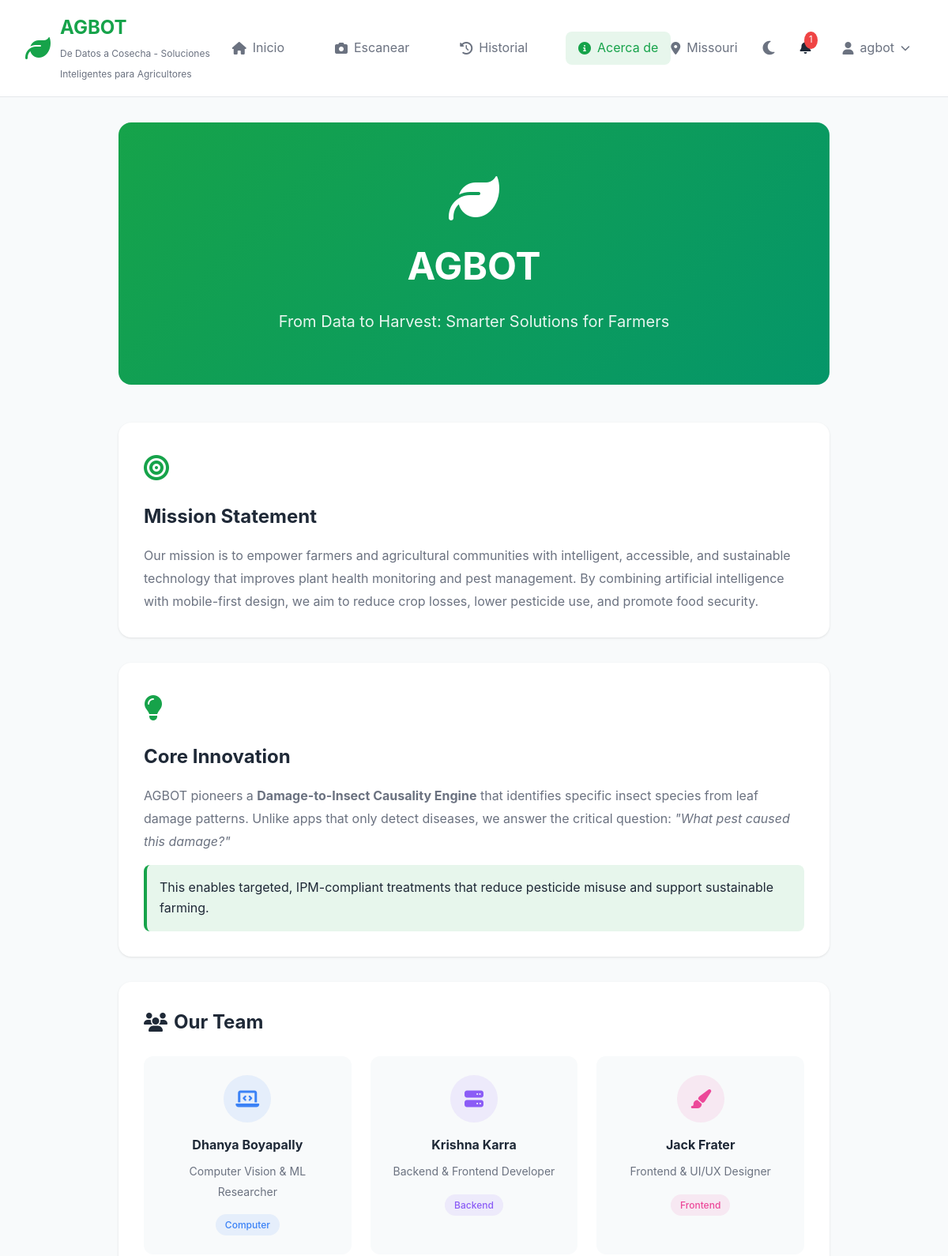
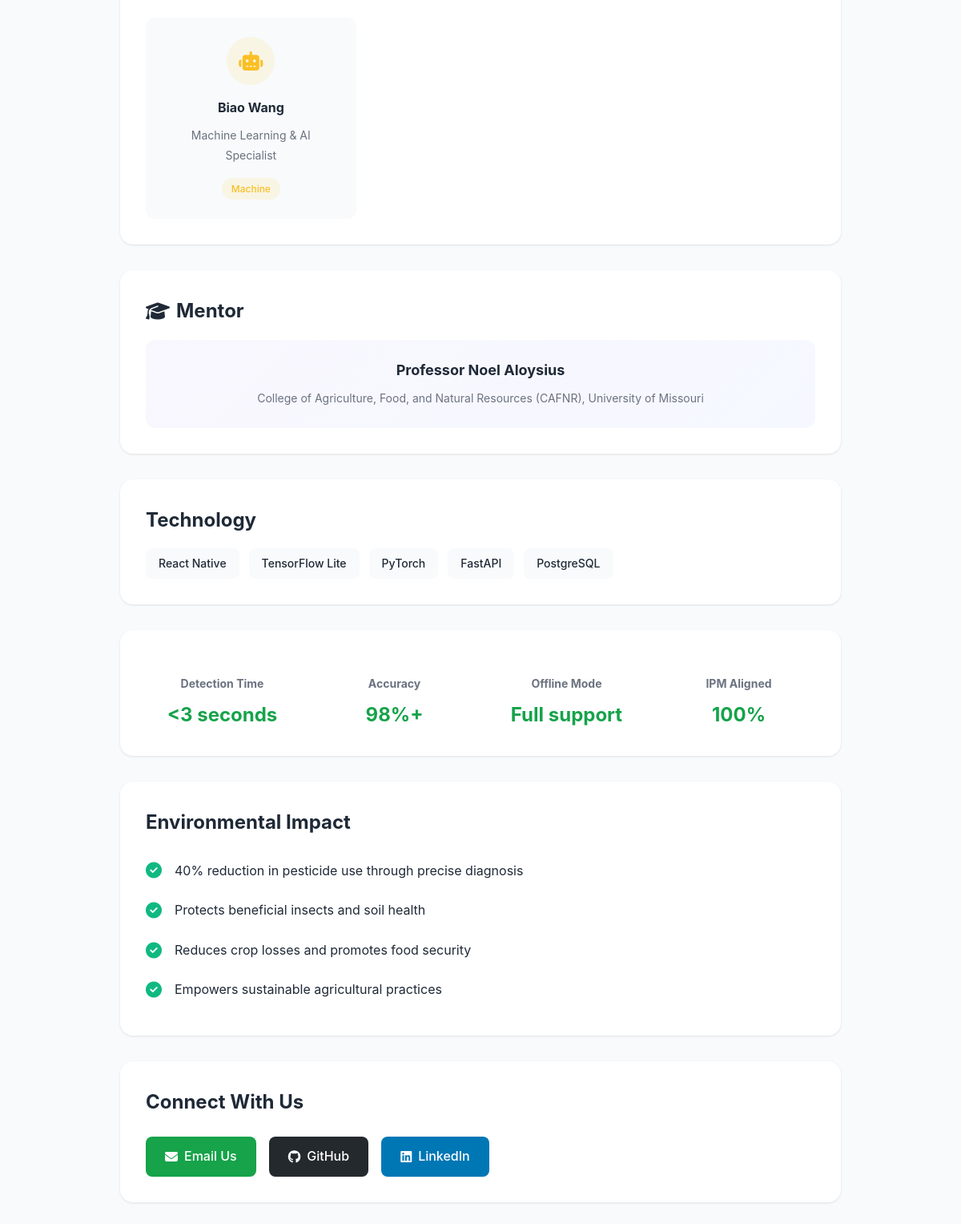
The page /about (signed in) on the database its author committed (2 pictures, top to bottom).
### models.py (models this page shows, shortened)
class User(UserMixin, db.Model):
    __tablename__ = 'users'
    id = db.Column(db.Integer, primary_key=True)
    email = db.Column(db.String(120), unique=True, nullable=False, index=True)
    phone = db.Column(db.String(20), unique=True, nullable=True)
    password_hash = db.Column(db.String(255), nullable=False)
    name = db.Column(db.String(100), nullable=False)
    location = db.Column(db.String(100), nullable=True)
    language = db.Column(db.String(10), default='en')  # en, hi, es, sw, etc.
    units = db.Column(db.String(10), default='metric')  # metric or imperial
    theme = db.Column(db.String(20), default='emerald')  # emerald, forest, ocean, sunset
    farm_name = db.Column(db.String(100), nullable=True)
    farm_size = db.Column(db.String(50), nullable=True)
    crops = db.Column(db.Text, nullable=True)  # Comma-separated crop list
    notification_email = db.Column(db.Boolean, default=True)
    notification_push = db.Column(db.Boolean, default=True)
    created_at = db.Column(db.DateTime, default=datetime.utcnow)
    last_login = db.Column(db.DateTime)
    is_active = db.Column(db.Boolean, default=True)
    oauth_provider = db.Column(db.String(50), nullable=True)  # google, microsoft
    oauth_id = db.Column(db.String(255), nullable=True)
    scans = db.relationship('Scan', backref='user', lazy='dynamic', cascade='all, delete-orphan')
    feedbacks = db.relationship('Feedback', backref='user', lazy='dynamic', cascade='all, delete-orphan')

### app.py (the view)
@app.route('/about')
def about():
    team = [
        {'name': 'Dhanya Boyapally', 'role': 'Computer Vision & ML Researcher', 'type': 'Computer'},
        {'name': 'Krishna Karra', 'role': 'Backend & Frontend Developer', 'type': 'Backend'},
        {'name': 'Jack Frater', 'role': 'Frontend & UI/UX Designer', 'type': 'Frontend'},
        {'name': 'Biao Wang', 'role': 'Machine Learning & AI Specialist', 'type': 'Machine'}
    ]
    return render_template('about.html', team=team)

### app.py (called while the page is built, shortened)
@login_manager.user_loader
def load_user(user_id):
    return User.query.get(int(user_id))

@app.context_processor
def inject_translations():
    if current_user.is_authenticated and current_user.language:
        lang = current_user.language
    else:
        lang = session.get('language', request.args.get('lang', 'en'))
    if not lang or lang not in translations:
        lang = 'en'
    trans = translations.get(lang, translations['en'])
    class TranslationNamespace:
        def __init__(self, data):
            for key, value in data.items():
                if isinstance(value, dict):
                    setattr(self, key, TranslationNamespace(value))
                else:
                    setattr(self, key, value)
    t = TranslationNamespace(trans)
    return dict(lang=lang, t=t)

### templates/about.html (shortened to what this page needs)
{% extends "base.html" %}
{% block content %}
<div class="about-page">
    <div class="hero-section">
        <div class="hero-content">
            <i class="fas fa-leaf hero-icon"></i>
            <h1>AGBOT</h1>
            <p class="tagline">From Data to Harvest: Smarter Solutions for Farmers</p>
        </div>
    </div>
    <div class="about-content">
        <section class="mission-section">
            <div class="section-icon">
                <i class="fas fa-bullseye"></i>
            </div>
            <h2>Mission Statement</h2>
            <p>Our mission is to empower farmers and agricultural communities with intelligent, accessible, and sustainable technology that improves plant health monitoring and pest management. By combining artificial intelligence with mobile-first design, we aim to reduce crop losses, lower pesticide use, and promote food security.</p>
        </section>
        <section class="innovation-section">
            <div class="section-icon">
                <i class="fas fa-lightbulb"></i>
            </div>
            <h2>Core Innovation</h2>
            <p>AGBOT pioneers a <strong>Damage-to-Insect Causality Engine</strong> that identifies specific insect species from leaf damage patterns. Unlike apps that only detect diseases, we answer the critical question: <em>"What pest caused this damage?"</em></p>
            <div class="highlight-box">
                This enables targeted, IPM-compliant treatments that reduce pesticide misuse and support sustainable farming.
            </div>
        </section>
        <section class="team-section">
            <h2><i class="fas fa-users"></i> Our Team</h2>
            <div class="team-grid">
                {% for member in team %}
                <div class="team-member">
                    <div class="member-icon {{ member.type.lower() }}">
                        <i class="fas fa-{{ 'laptop-code' if member.type == 'Computer' else 'server' if member.type == 'Backend' else 'paint-brush' if member.type == 'Frontend' else 'robot' }}"></i>
                    </div>
                    <h3>{{ member.name }}</h3>
                    <p>{{ member.role }}</p>
                    <div class="member-badge {{ member.type.lower() }}">{{ member.type }}</div>
                </div>
                {% endfor %}
            </div>
        </section>
        <section class="mentor-section">
            <h2><i class="fas fa-graduation-cap"></i> Mentor</h2>
            <div class="mentor-card">
                <h3>Professor Noel Aloysius</h3>
                <p>College of Agriculture, Food, and Natural Resources (CAFNR), University of Missouri</p>
            </div>
        </section>
        <section class="tech-section">
            <h2>Technology</h2>
            <div class="tech-badges">
                <span class="tech-badge">React Native</span>
                <span class="tech-badge">TensorFlow Lite</span>
                <span class="tech-badge">PyTorch</span>
                <span class="tech-badge">FastAPI</span>
                <span class="tech-badge">PostgreSQL</span>
            </div>
        </section>
        <section class="metrics-section">
            <div class="metrics-grid">
                <div class="metric">
                    <h3>Detection Time</h3>
                    <div class="metric-value">&lt;3 seconds</div>
                </div>
                <div class="metric">
                    <h3>Accuracy</h3>
                    <div class="metric-value">98%+</div>
                </div>
                <div class="metric">
                    <h3>Offline Mode</h3>
                    <div class="metric-value">Full support</div>
                </div>
                <div class="metric">
                    <h3>IPM Aligned</h3>
                    <div class="metric-value">100%</div>
                </div>
            </div>
        </section>
        <section class="impact-section">
            <h2>Environmental Impact</h2>
            <div class="impact-list">
                <div class="impact-item">
                    <i class="fas fa-check-circle"></i>
                    <span>40% reduction in pesticide use through precise diagnosis</span>
                </div>
                <div class="impact-item">
                    <i class="fas fa-check-circle"></i>
                    <span>Protects beneficial insects and soil health</span>
                </div>
                <div class="impact-item">
                    <i class="fas fa-check-circle"></i>
                    <span>Reduces crop losses and promotes food security</span>
                </div>
                <div class="impact-item">
                    <i class="fas fa-check-circle"></i>
                    <span>Empowers sustainable agricultural practices</span>
                </div>
            </div>
        </section>
        <section class="contact-section">
            <h2>Connect With Us</h2>
            <div class="contact-buttons">
                <a href="#" class="contact-btn email">
                    <i class="fas fa-envelope"></i> Email Us
                </a>
                <a href="#" class="contact-btn github">
                    <i class="fab fa-github"></i> GitHub
                </a>
                <a href="#" class="contact-btn linkedin">
                    <i class="fab fa-linkedin"></i> LinkedIn
                </a>
            </div>
        </section>
    </div>
</div>
{% endblock %}

### templates/base.html (shortened to what this page needs)
<!DOCTYPE html>
<html lang="{{ lang }}" data-theme="{{ current_user.theme if current_user.is_authenticated and current_user.theme else 'light' }}">
<head>
    <link rel="stylesheet" href="{{ url_for('static', filename='css/style.css') }}">
    <link rel="stylesheet" href="https://cdnjs.cloudflare.com/ajax/libs/font-awesome/6.4.0/css/all.min.css">
</head>
<body>
    <nav class="navbar">
        <div class="nav-container">
            {% if current_user.is_authenticated %}
            <div class="nav-logo">
                <i class="fas fa-leaf"></i>
                <div>
                    <h2>{{ t.brand.name }}</h2>
                    <span>{{ t.brand.tagline }}</span>
                </div>
            </div>
            {% endif %}
            {% if current_user.is_authenticated %}
            <div class="nav-menu">
                <a href="{{ url_for('index') }}" class="nav-item {% if request.endpoint == 'index' %}active{% endif %}">
                    <i class="fas fa-home"></i> {{ t.nav.home }}
                </a>
                <a href="{{ url_for('scan') }}" class="nav-item {% if request.endpoint == 'scan' %}active{% endif %}">
                    <i class="fas fa-camera"></i> {{ t.nav.scan }}
                </a>
                <a href="{{ url_for('history') }}" class="nav-item {% if request.endpoint == 'history' %}active{% endif %}">
                    <i class="fas fa-history"></i> {{ t.nav.history }}
                </a>
                <a href="{{ url_for('about') }}" class="nav-item {% if request.endpoint == 'about' %}active{% endif %}">
                    <i class="fas fa-info-circle"></i> {{ t.nav.about }}
                </a>
            </div>
            {% endif %}
            <div class="nav-user">
                {% if current_user.is_authenticated %}
                <div class="location">
                    <i class="fas fa-map-marker-alt"></i> {{ current_user.location or 'Location' }}
                </div>
                <button class="theme-toggle" id="themeToggle" title="Toggle theme">
                    <i class="fas fa-moon"></i>
                </button>
                <div class="notifications">
                    <i class="fas fa-bell"></i>
                    <span class="badge">1</span>
                </div>
                <div class="user-dropdown">
                    <div class="user-profile" onclick="toggleUserMenu()">
                        <i class="fas fa-user"></i> {{ current_user.name }}
                        <i class="fas fa-chevron-down"></i>
                    </div>
                </div>
                {% endif %}
            </div>
        </div>
    </nav>
    <main class="content">
        {% block content %}{% endblock %}
    </main>
</body>
</html>

### rows shown on the page
User: brand.name "AGBOT", location "Missouri", name "agbot"

### other values the page prints
{{ t.brand.tagline }} "De Datos a Cosecha - Soluciones Inteligentes para Agricultores"
{{ t.nav.home }} "Inicio"
{{ t.nav.scan }} "Escanear"
{{ t.nav.history }} "Historial"
{{ t.nav.about }} "Acerca de"
{{ member.name }} "Dhanya Boyapally" "Krishna Karra" "Jack Frater" "Biao Wang"
{{ member.role }} "Computer Vision & ML Researcher" "Backend & Frontend Developer" "Frontend & UI/UX Designer" "Machine Learning & AI Specialist"
{{ member.type }} "Computer" "Backend" "Frontend" "Machine"
